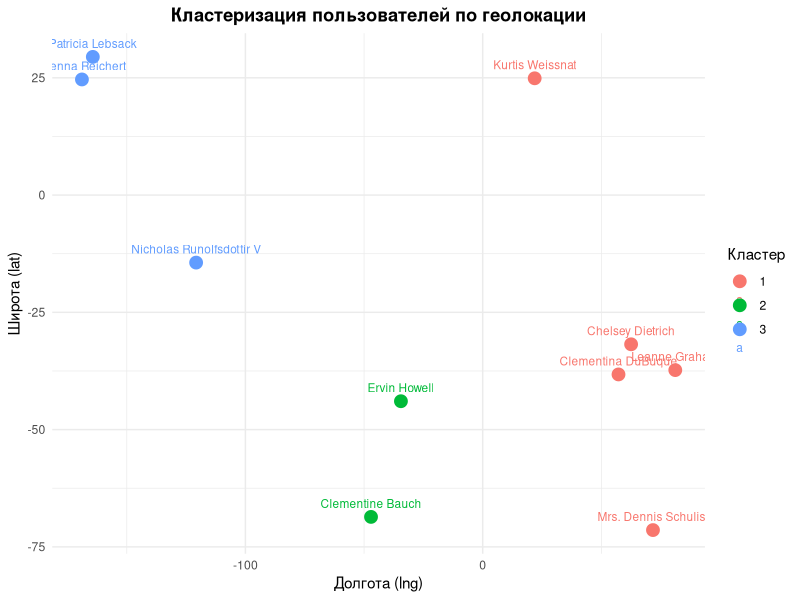
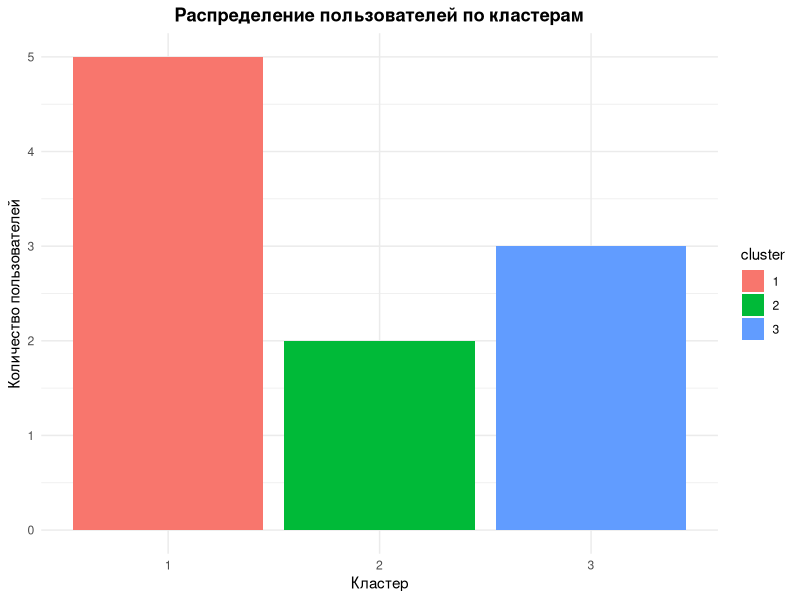
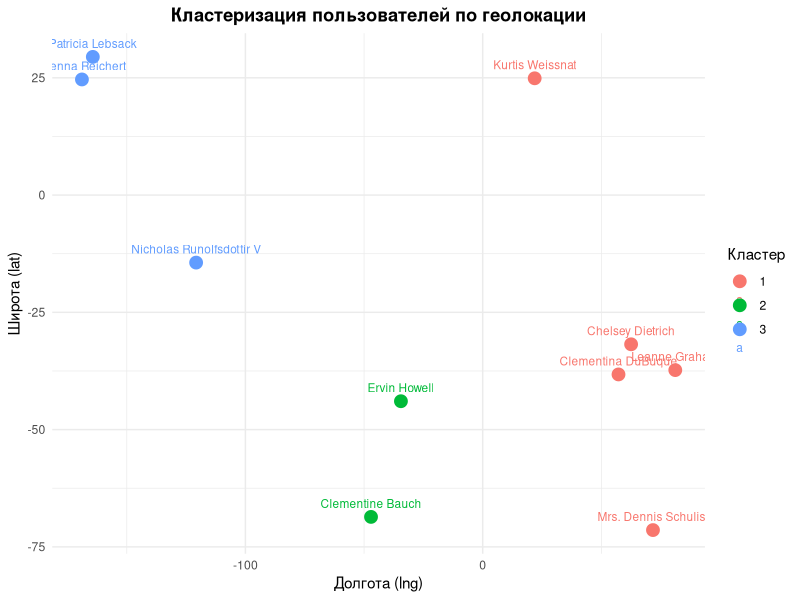
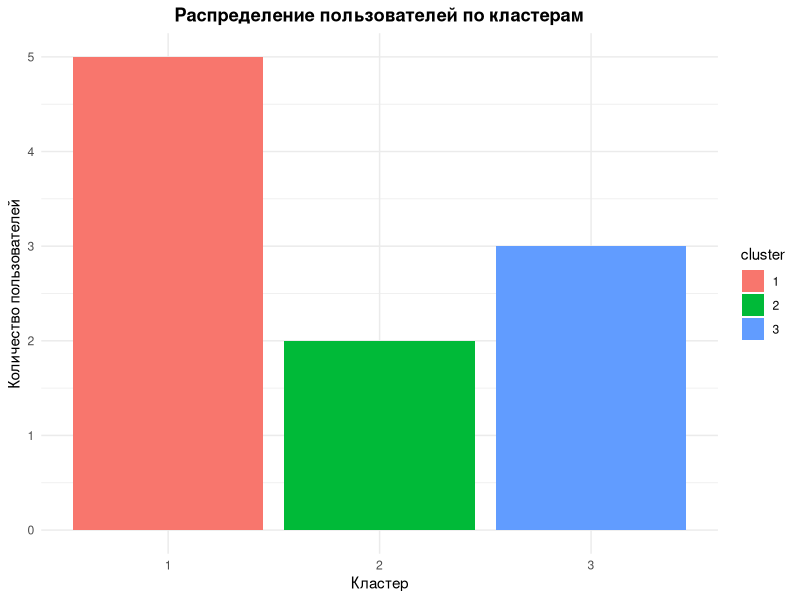

These figures' R source, in order:
# Лабораторная работа №2 — Скрипт 2
# Тема: Основы анализа и визуализации данных на языке R
# Анализ и визуализация загруженных данных

# --- Установка необходимых библиотек (при первом запуске) ---
# install.packages(c("ggplot2", "dplyr", "corrplot", "cluster"))

library(ggplot2)
library(dplyr)
library(corrplot)
library(cluster)

# --- (1) Загрузка данных из локального файла ---
users_data <- read.csv("users_data.csv", fileEncoding = "UTF-8")

cat("Структура данных:\n")
str(users_data)

# --- (2) Подготовка числовых данных для анализа ---
numeric_data <- users_data %>%
  select(address.geo.lat, address.geo.lng) %>%
  mutate(
    address.geo.lat = as.numeric(address.geo.lat),
    address.geo.lng = as.numeric(address.geo.lng)
  )

# --- Кластерный анализ (метод k-средних) ---
set.seed(42)
kmeans_result <- kmeans(numeric_data, centers = 3, nstart = 25)

users_data$cluster <- as.factor(kmeans_result$cluster)

cat("\nРезультаты кластеризации:\n")
cat("Размеры кластеров:", kmeans_result$size, "\n")
cat("Центры кластеров:\n")
print(kmeans_result$centers)

# --- (3) Визуализация: диаграмма рассеяния с кластерами ---
p1 <- ggplot(users_data,
             aes(x = as.numeric(address.geo.lng),
                 y = as.numeric(address.geo.lat),
                 color = cluster)) +
  geom_point(size = 4) +
  geom_text(aes(label = name), vjust = -1, size = 3) +
  labs(title = "Кластеризация пользователей по геолокации",
       x = "Долгота (lng)",
       y = "Широта (lat)",
       color = "Кластер") +
  theme_minimal() +
  theme(plot.title = element_text(hjust = 0.5, face = "bold"))

print(p1)

# --- Визуализация: столбиковая диаграмма по кластерам ---
p2 <- ggplot(users_data, aes(x = cluster, fill = cluster)) +
  geom_bar() +
  labs(title = "Распределение пользователей по кластерам",
       x = "Кластер",
       y = "Количество пользователей") +
  theme_minimal() +
  theme(plot.title = element_text(hjust = 0.5, face = "bold"))

print(p2)

# --- Описательная статистика ---
cat("\nОписательная статистика числовых данных:\n")
summary(numeric_data)

# --- (4) Сохранение графиков на диск ---
ggsave("cluster_scatter.png", plot = p1, width = 10, height = 7, dpi = 150)
ggsave("cluster_bar.png", plot = p2, width = 8, height = 6, dpi = 150)

cat("\nГрафики сохранены: cluster_scatter.png, cluster_bar.png\n")
